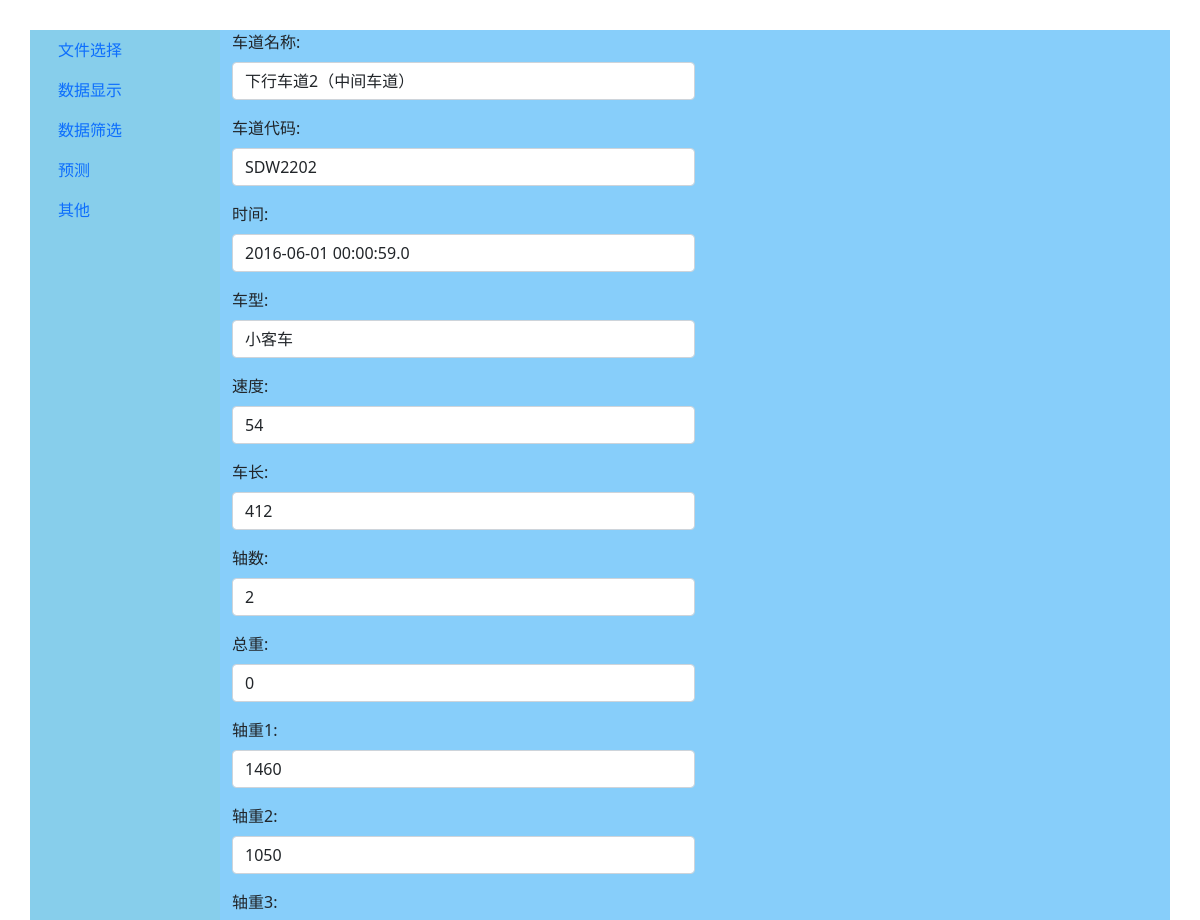
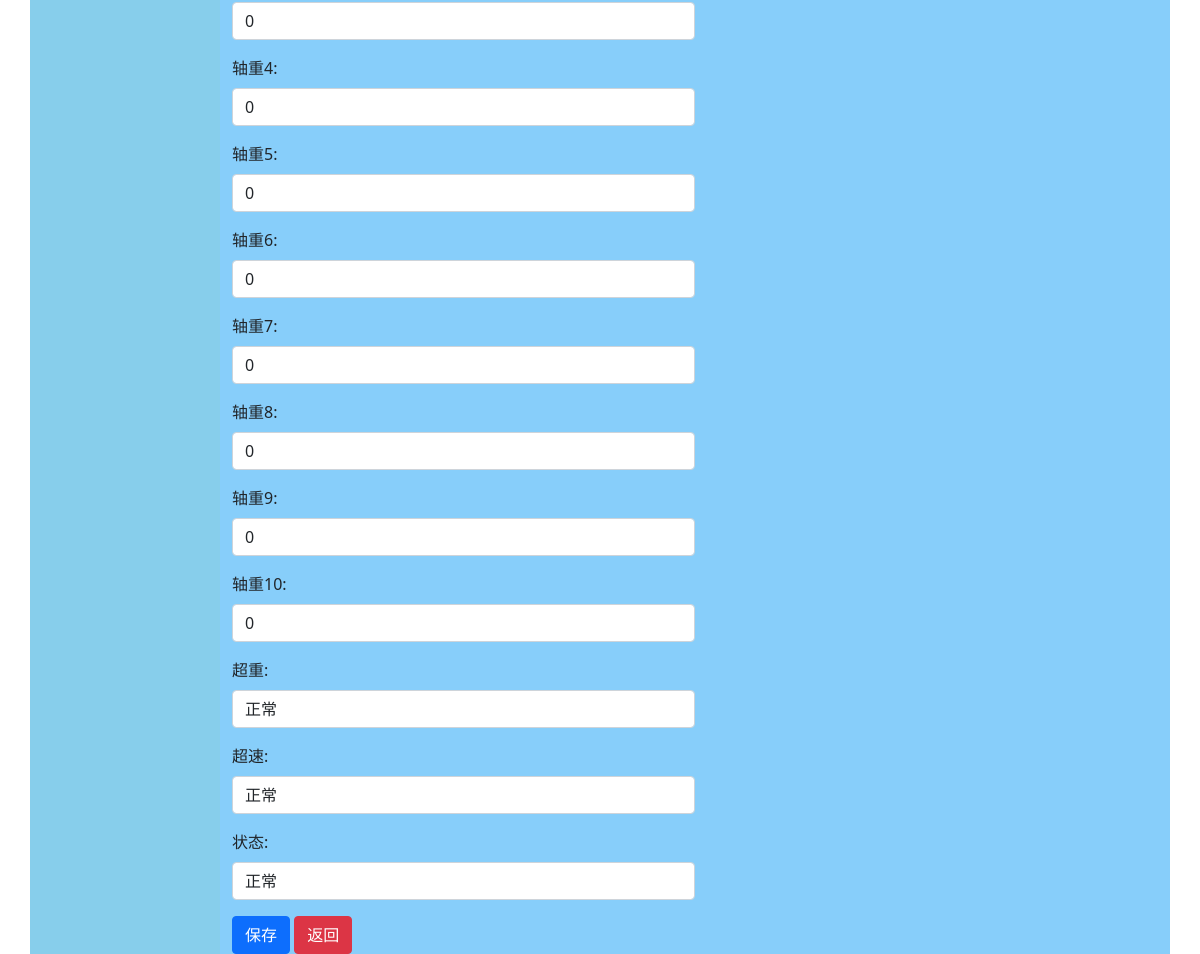
/tfp/119741/update/, run on the app's committed database (2 pictures, top to bottom).
### trafficflowprediction/models.py (models this page shows)
class CarInfo(models.Model):
    lane_name = models.CharField(max_length=15)
    lane_code = models.CharField(max_length=7)
    time = models.CharField(max_length=22)
    car_type = models.CharField(max_length=3)
    speed = models.PositiveSmallIntegerField()
    car_length = models.PositiveSmallIntegerField()
    axles = models.PositiveSmallIntegerField()
    total_weight = models.PositiveSmallIntegerField()
    axle1_weight = models.PositiveSmallIntegerField()
    axle2_weight = models.PositiveSmallIntegerField()
    axle3_weight = models.PositiveSmallIntegerField()
    axle4_weight = models.PositiveSmallIntegerField()
    axle5_weight = models.PositiveSmallIntegerField()
    axle6_weight = models.PositiveSmallIntegerField()
    axle7_weight = models.PositiveSmallIntegerField()
    axle8_weight = models.PositiveSmallIntegerField()
    axle9_weight = models.PositiveSmallIntegerField()
    axle10_weight = models.PositiveSmallIntegerField()
    overload = models.CharField(max_length=5)
    overspeed = models.CharField(max_length=5)
    state = models.CharField(max_length=5)
    class Meta:
        permissions = ()

### trafficflowprediction/views.py (the view)
# urls.py: path('<int:pk>/update/', Update.as_view(), name='update'),
class Update(UpdateView):
    form_class = CarInfoForm
    model = CarInfo
    template_name = 'trafficflowprediction/update.html'
    success_url = reverse_lazy('trafficflowprediction:show', kwargs={'p': 1})

### trafficflowprediction/templatetags/mytag.py (called while the page is built)
@register.filter
def label_class(value, cls):
    return value.label_tag(attrs={'class': cls})

### trafficflowprediction/templates/trafficflowprediction/update.html (shortened to what this page needs)
{% extends 'trafficflowprediction/base.html' %}
{% load mytag %}
{% block data_content %}
    <form action="{% url 'trafficflowprediction:update' object.pk %}" method="post">
    {% for item in form %}
      <div class="col-md-6 mb-3">
        {{ item|label_class:'form-label' }}
        {{ item }}
      </div>
    {% endfor %}
    <button type="submit" class="btn btn-primary">保存</button>
    <a class="btn btn-danger" href="{% url 'trafficflowprediction:detail' object.pk %}">返回</a>
  </form>
{% endblock %}

### data on the page
CarInfo: form "车道名称:" "车道代码:" "时间:" "车型:" "速度:" "车长:" "轴数:" "总重:" "轴重1:" "轴重2:" "轴重3:" "轴重4:" "轴重5:" "轴重6:" "轴重7:" "轴重8:" "轴重9:" "轴重10:" "超重:" "超速:" "状态:", form "下行车道2（中间车道）" "SDW2202" "2016-06-01 00:00:59.0" "小客车" "54" "412" "2" "0" "1460" "1050" "0" "0" "0" "0" "0" "0" "0" "0" "正常" "正常" "正常"
